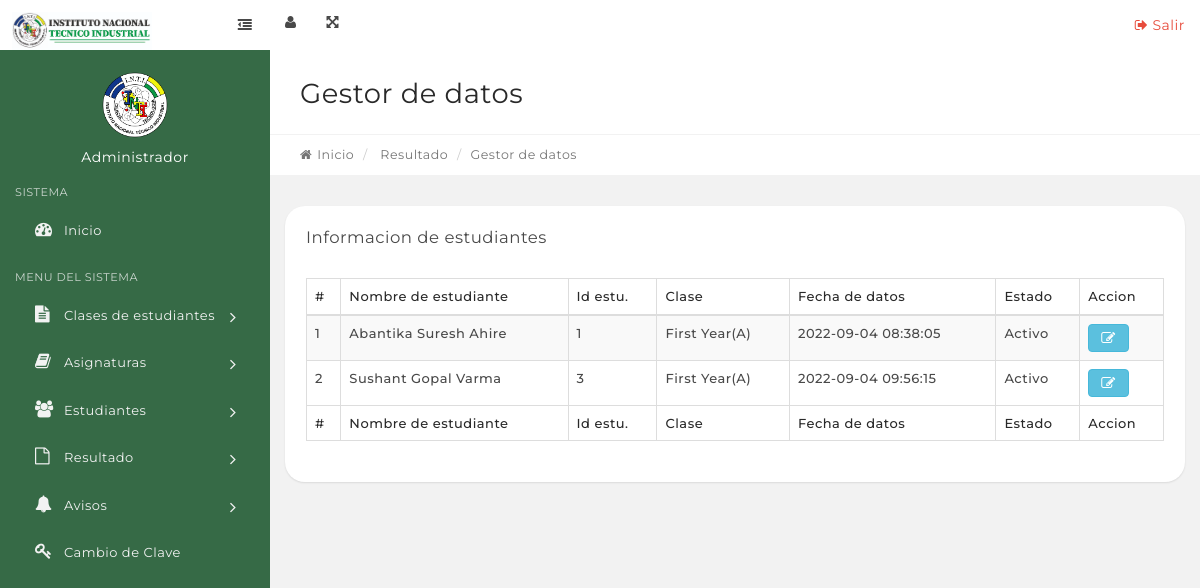
Screenshot of /manage-results.php with the database file from the repository.
### tables this page shows
CREATE TABLE `tblstudents` (
  `StudentId` int(11) NOT NULL,
  `StudentName` varchar(100) DEFAULT NULL,
  `RollId` varchar(100) DEFAULT NULL,
  `StudentEmail` varchar(100) DEFAULT NULL,
  `Gender` varchar(10) DEFAULT NULL,
  `DOB` varchar(100) DEFAULT NULL,
  `ClassId` int(11) DEFAULT NULL,
  `RegDate` timestamp NULL DEFAULT CURRENT_TIMESTAMP,
  `UpdationDate` timestamp NULL DEFAULT NULL,
  `Status` int(1) DEFAULT NULL
);

### manage-results.php (the view, shortened to what this page needs)
<?php
include('includes/config.php');
if(strlen($_SESSION['alogin'])=="")
    {
    header("Location: index.php");
    }
    else{
?>
<link rel="stylesheet" type="text/css" href="assets/js/DataTables/datatables.min.css"/>
   <?php include('includes/topbar.php');?>
            <div class="content-wrapper">
                <div class="content-container">
<?php include('includes/leftbar.php');?>
                    <div class="main-page">
                        <div class="container-fluid">
                            <div class="row page-title-div">
                                <div class="col-md-6">
                                    <h2 class="title">Gestor de datos</h2>
                                </div>
                            </div>
                            <div class="row breadcrumb-div">
                                <div class="col-md-6">
                                    <ul class="breadcrumb">
            							<li><a href="dashboard.php"><i class="fa fa-home"></i>Inicio</a></li>
                                        <li> Resultado</li>
            							<li class="active">Gestor de datos</li>
            						</ul>
                                </div>
                            </div>
                        </div>
                        <section class="section">
                            <div class="container-fluid">
                                <div class="row">
                                    <div class="col-md-12">
                                        <div class="panel">
                                            <div class="panel-heading">
                                                <div class="panel-title">
                                                    <h5>Informacion de estudiantes</h5>
                                                </div>
                                            </div>
                                            <div class="panel-body p-20">
                                                <table id="example" class="display table table-striped table-bordered" cellspacing="0" width="100%">
                                                    <thead>
                                                        <tr>
                                                            <th>#</th>
                                                            <th>Nombre de estudiante</th>
                                                            <th>Id estu.</th>
                                                            <th>Clase</th>
                                                            <th>Fecha de datos</th>
                                                            <th>Estado</th>
                                                            <th>Accion</th>
                                                        </tr>
                                                    </thead>
                                                    <tfoot>
                                                        <tr>
                                                            <th>#</th>
                                                            <th>Nombre de estudiante</th>
                                                            <th>Id estu.</th>
                                                            <th>Clase</th>
                                                            <th>Fecha de datos</th>
                                                            <th>Estado</th>
                                                            <th>Accion</th>
                                                        </tr>
                                                    </tfoot>
                                                    <tbody>
<?php $sql = "SELECT  distinct tblstudents.StudentName,tblstudents.RollId,tblstudents.RegDate,tblstudents.StudentId,tblstudents.Status,tblclasses.ClassName,tblclasses.Section from tblresult join tblstudents on tblstudents.StudentId=tblresult.StudentId  join tblclasses on tblclasses.id=tblresult.ClassId";
$query = $dbh->prepare($sql);
$query->execute();
$results=$query->fetchAll(PDO::FETCH_OBJ);
$cnt=1;
if($query->rowCount() > 0)
{
foreach($results as $result)
{   ?>
<tr>
 <td><?php echo htmlentities($cnt);?></td>
                                                            <td><?php echo htmlentities($result->StudentName);?></td>
                                                            <td><?php echo htmlentities($result->RollId);?></td>
                                                            <td><?php echo htmlentities($result->ClassName);?>(<?php echo htmlentities($result->Section);?>)</td>
                                                            <td><?php echo htmlentities($result->RegDate);?></td>
                                                             <td><?php if($result->Status==1){
echo htmlentities('Activo');
}
else{
   echo htmlentities('Inactivo');
}
                                                                ?></td>
<td>
<a href="edit-result.php?stid=<?php echo htmlentities($result->StudentId);?>" class="btn btn-info"><i class="fa fa-edit" title="Edit Record"></i> </a>
</td>
</tr>
<?php $cnt=$cnt+1;}} ?>
                                                    </tbody>
                                                </table>
                                            </div>
                                        </div>
                                    </div>
                                                </div>
                                            </div>
                                        </div>
                                    </div>
                                </div>
                            </div>
<?php include('includes/footer.php');?>
<?php } ?>

### rows the page displays
tblstudents: StudentName "Abantika Suresh Ahire", RollId "1", ClassName "First Year", Section "A", RegDate "2022-09-04 08:38:05"
tblstudents: StudentName "Sushant Gopal Varma", RollId "3", ClassName "First Year", Section "A", RegDate "2022-09-04 09:56:15"
